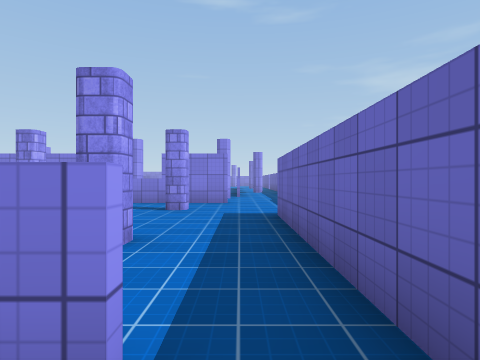
[1] (above)

23 first-person views from a walk through a Unity game level. The camera is 1.4 m above the floor, looks level and sees 75° across. The floor is counted in squares, 2 m on a side. Each view is taken from the middle of a square. On the plan, view 1 faces up. The plan holds only what a view shows up to about 10 squares ahead; the rest is blank. The place goes on beyond the plan. The player is left out. Surface patterns are stand-ins for the level's own textures.

[2]
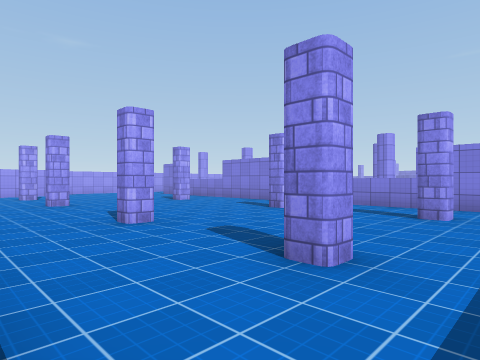

[3]
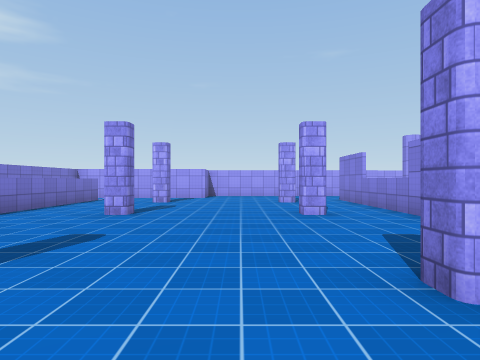

[4]
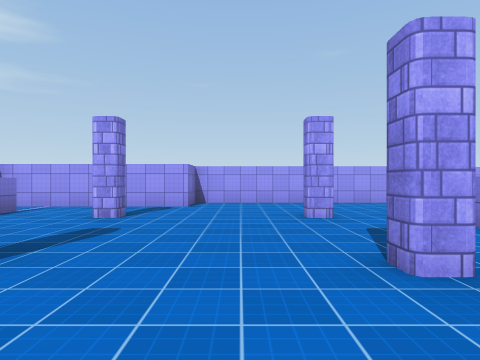

[5]
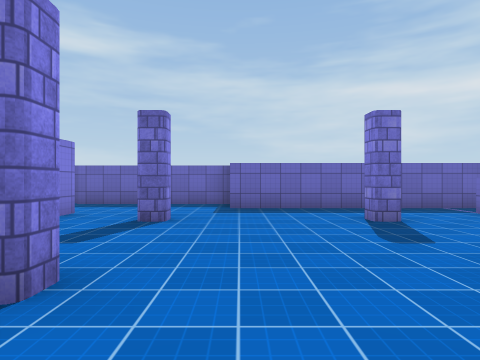

[6]
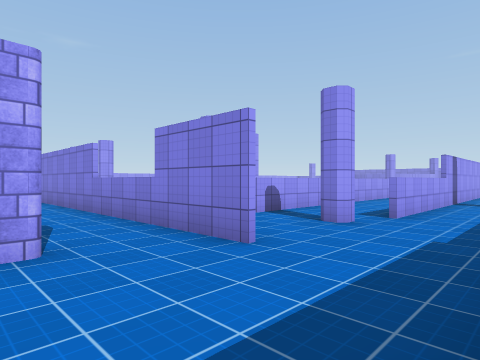

[7]
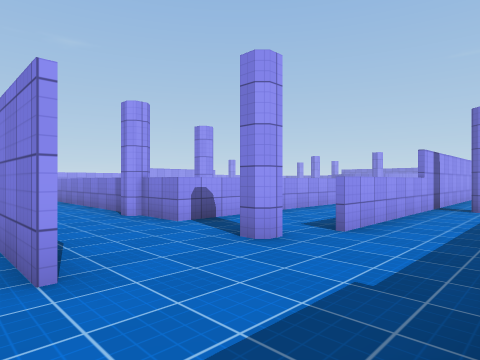

[8]
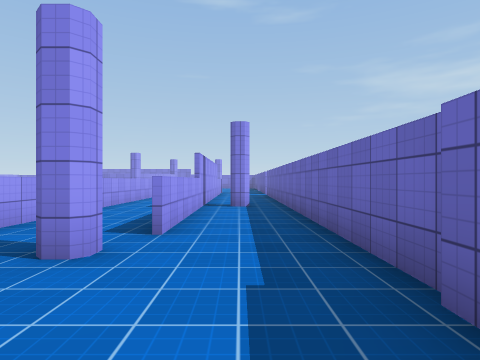

[9]
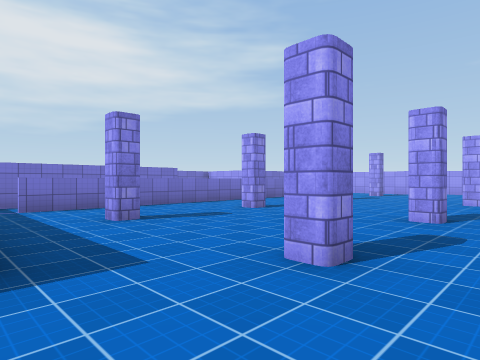

[10]
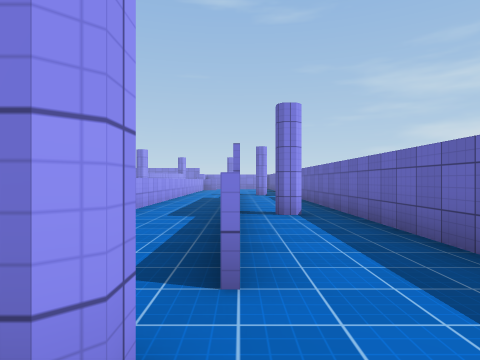

[11]
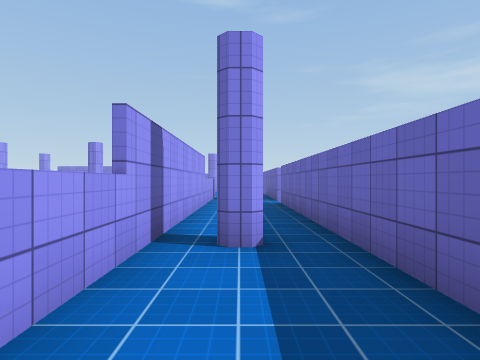

[12]
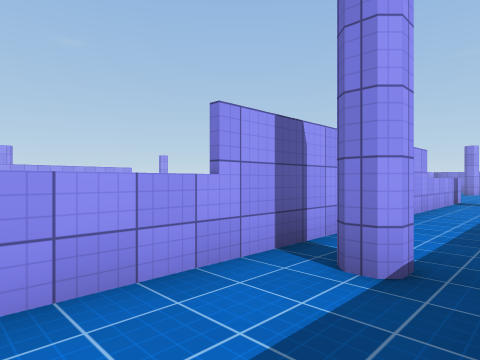

[13]
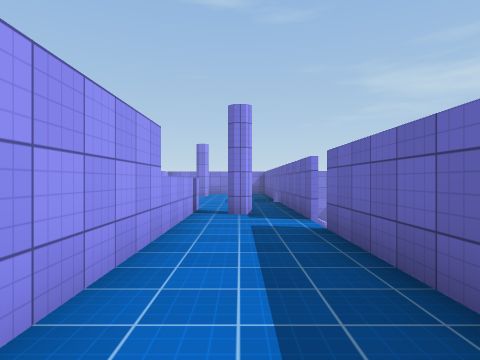

[14]
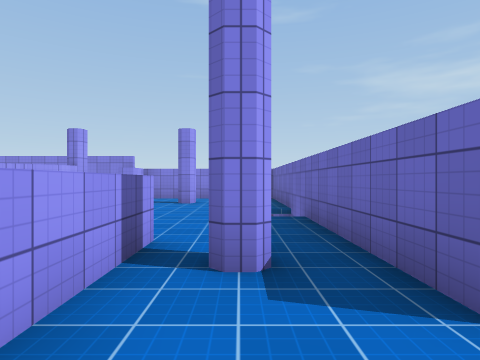

[15]
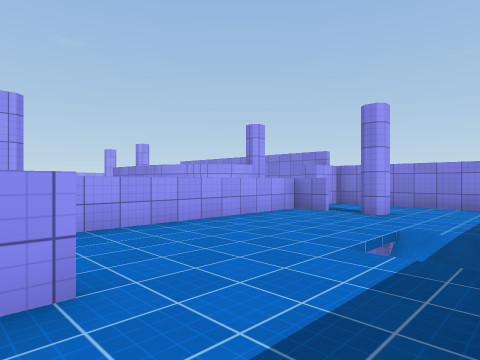

[16]
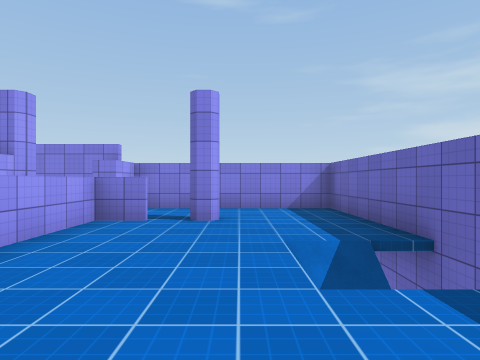

[17]
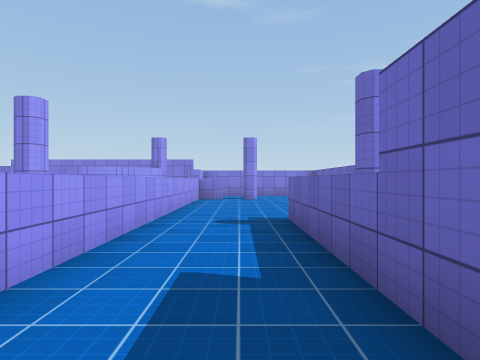

[18]
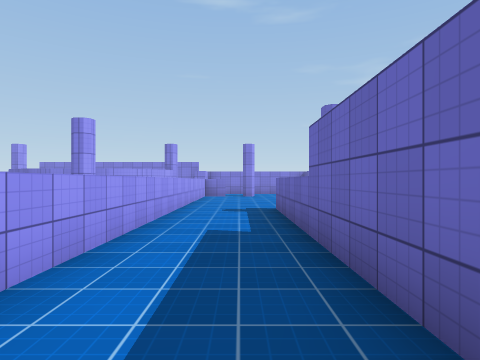

[19]
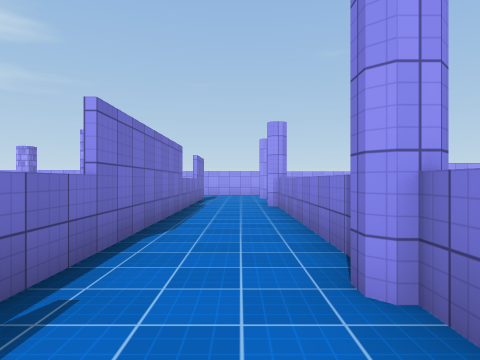

[20]
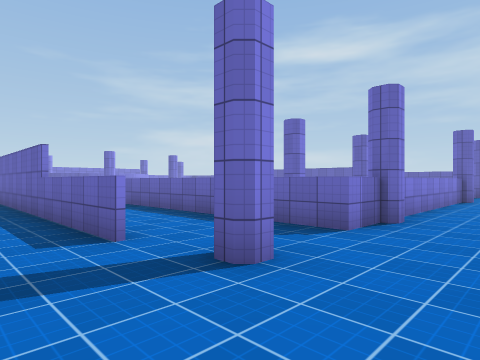

[21]
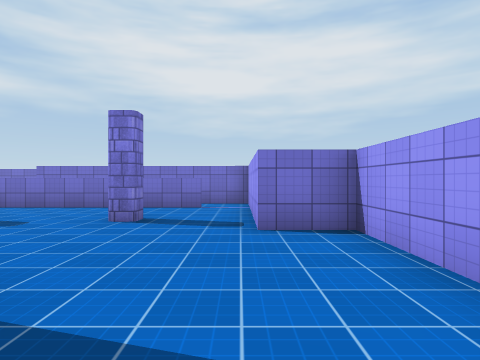

[22]
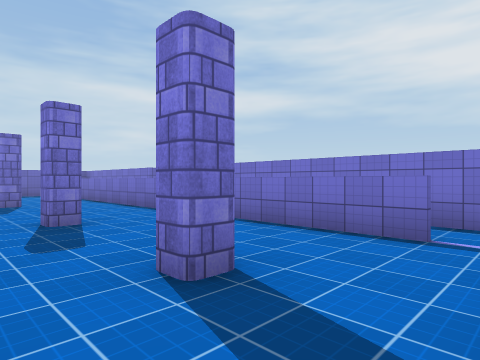

[23]
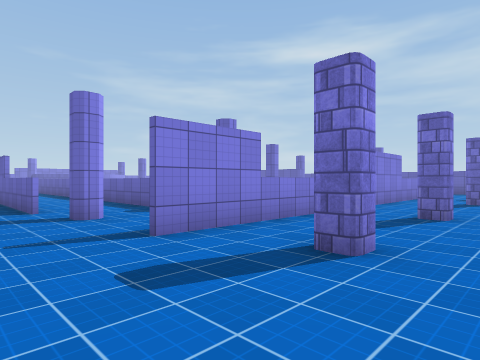

### Floor plan
Key: @ floor where view 1 was taken; # wall or solid block; x gap in a wall; . floor; / step, stairs or slope; = window, fence, low wall or low ledge; ^ raised ledge; v drop or lower ground; P pillar.
Columns run from 17 left of view 1 to 3 right of it. Each row starts with its distance up from view 1.
 35              ########
 34              ##.....#
 33              #..#...#
 32             ##^.....#
 31          ####v .....#
 30                .../v
 29                .../v
 28                .....#
 27                .....#
 26                ..^#.#
 25                ..^..#
 24                ..^..
 23                ..#..#
 22                ..#..#
 21    #           ..#..=
 20   .#           ..#..#
 19   .#  #        ..#..#
 18   .# .#        ..#..=
 17   .#..#        ..##.#
 16   .#..#        ..^..=
 15   .#..#        ..^..#
 14  ..#..#        ..^..#
 13  .....=        ..x..#
 12  ..#..#########..#..#
 11 #...................#
 10 #..##############...#
  9 #...................#
  8 #......PP......PP...#
  7 #...P..PP...P..PP...#
  6 #.................###
  5 #.................#
  4 ##.....PP......PP.#
  3  #..P..PP...P..PP.#
  2  #................#
  1  #..^^##x######^^.#
  0  #..  ///        @#
 -1  #####         ####

Where each view was taken, in squares from view 1:
view 1: 0 up, 0 right, facing up
view 2: 1 up, 0 right, facing up-left
view 3: 6 up, 3 left, facing left
view 4: 6 up, 7 left, facing left
view 5: 6 up, 7 left, facing right
view 6: 7 up, 2 right, facing up-left
view 7: 9 up, 2 right, facing up-left
view 8: 9 up, 1 right, facing up
view 9: 9 up, 1 right, facing down-left
view 10: 11 up, 0 right, facing up
view 11: 14 up, 1 right, facing up
view 12: 15 up, 2 right, facing up-left
view 13: 19 up, 1 right, facing up
view 14: 23 up, 1 right, facing up
view 15: 26 up, 2 right, facing up-left
view 16: 27 up, 0 right, facing up
view 17: 21 up, 1 left, facing up
view 18: 19 up, 1 left, facing up
view 19: 11 up, 2 left, facing left
view 20: 10 up, 16 left, facing up-right
view 21: 9 up, 15 left, facing down
view 22: 5 up, 15 left, facing down-right
view 23: 6 up, 16 left, facing up-right
